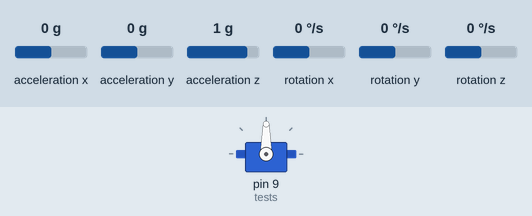
Recording of a sketch running on a simulated Arduino Uno, built with avr-gcc and run on an emulated ATmega328P. Parts: servo. Wiring (inferred from the names in the program): MPU-6050 motion sensor at I2C address 0x68. The inputs (shaded band) are chosen by the test bench; at power-on: acceleration y 0 g, acceleration x 0 g, acceleration z 1 g, rotation x 0 °/s, rotation y 0 °/s, rotation z 0 °/s. What the sketch prints to the serial monitor is not drawn.

Above: at 1.2 s.
1.3 s: acceleration y set to -1.4 g
At 2.2 s:
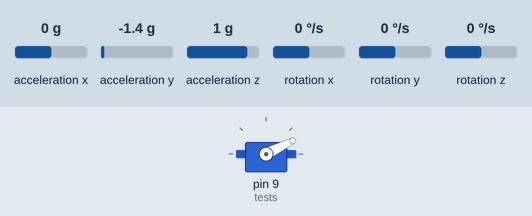
2.8 s: acceleration y set to -0.8 g
At 3.3 s:
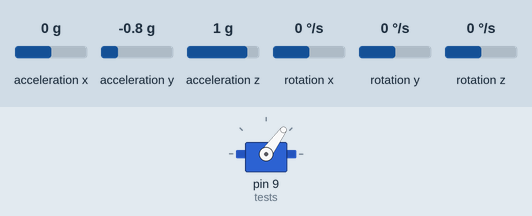
4.3 s: acceleration y set to 0.8 g
At 5.5 s:
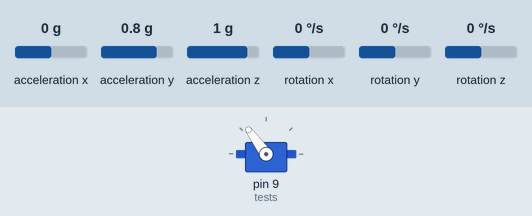
5.8 s: acceleration y set to 1.4 g
At 6.7 s:
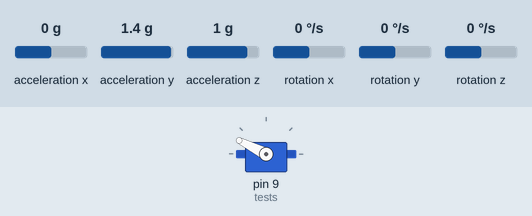
7.3 s: acceleration y set to 0 g
At 7.9 s:
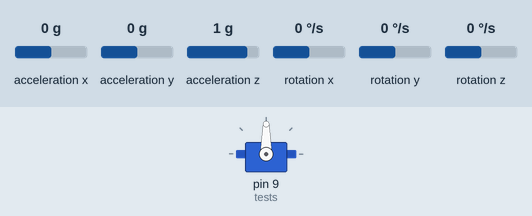
Timing chart, 0 to 9.8 s (numbered marks = the images above; inputs shaded):
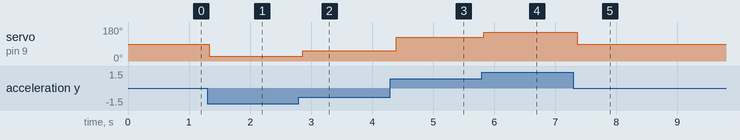

Measured:
- after the input at 1.3 s, servo on pin 9 (tests): 90° → 26° at once
- after the input at 2.8 s, servo on pin 9 (tests): 26° → 54° after 0.07 s
- after the input at 4.3 s, servo on pin 9 (tests): 54° → 126° after 0.10 s
- after the input at 5.8 s, servo on pin 9 (tests): 126° → 153° at once
- after the input at 7.3 s, servo on pin 9 (tests): 153° → 90° after 0.06 s

The sketch:

aceleo_gyro.ino
```cpp
#include <Servo.h>

#include <Wire.h>
Servo tests;        //initialize a servo object for the connected servo
const int MPU_ADDR = 0x68; // I2C address of the MPU-6050. If AD0 pin is set to HIGH, the I2C address will be 0x69.
int16_t accelerometer_x, accelerometer_y, accelerometer_z; // variables for accelerometer raw data
int16_t gyro_x, gyro_y, gyro_z; // variables for gyro raw data
int16_t temperature; // variables for temperature data
char tmp_str[7]; // temporary variable used in convert function
int16_t xs=0,ys=0,zs=0;
int16_t xgs=0,ygs=0,zgs=0;


char* convert_int16_to_str(int16_t i)
{ // converts int16 to string. Moreover, resulting strings will have the same length in the debug monitor.
sprintf(tmp_str, "%6d", i);
return tmp_str;
}
void setup() {
Serial.begin(115200);
Wire.begin();
Wire.beginTransmission(MPU_ADDR); // Begins a transmission to the I2C slave (GY-521 board)
Wire.write(0x6B); // PWR_MGMT_1 register
Wire.write(0); // set to zero (wakes up the MPU-6050)
Wire.endTransmission(true);
tests.attach(9);
}
void loop() {
Wire.beginTransmission(MPU_ADDR);
Wire.write(0x3B); // starting with register 0x3B (ACCEL_XOUT_H) [MPU-6000 and MPU-6050 Register Map and Descriptions Revision 4.2, p.40]
Wire.endTransmission(false); // the parameter indicates that the Arduino will send a restart. As a result, the connection is kept active.
Wire.requestFrom(MPU_ADDR, 7*2, true); // request a total of 7*2=14 registers
// "Wire.read()<<8 | Wire.read();" means two registers are read and stored in the same variable
accelerometer_x = Wire.read()<<8 | Wire.read(); // reading registers: 0x3B (ACCEL_XOUT_H) and 0x3C (ACCEL_XOUT_L)
accelerometer_y = Wire.read()<<8 | Wire.read(); // reading registers: 0x3D (ACCEL_YOUT_H) and 0x3E (ACCEL_YOUT_L)
accelerometer_z = Wire.read()<<8 | Wire.read(); // reading registers: 0x3F (ACCEL_ZOUT_H) and 0x40 (ACCEL_ZOUT_L)
temperature = Wire.read()<<8 | Wire.read(); // reading registers: 0x41 (TEMP_OUT_H) and 0x42 (TEMP_OUT_L)
gyro_x = Wire.read()<<8 | Wire.read(); // reading registers: 0x43 (GYRO_XOUT_H) and 0x44 (GYRO_XOUT_L)
gyro_y = Wire.read()<<8 | Wire.read(); // reading registers: 0x45 (GYRO_YOUT_H) and 0x46 (GYRO_YOUT_L)
gyro_z = Wire.read()<<8 | Wire.read(); // reading registers: 0x47 (GYRO_ZOUT_H) and 0x48 (GYRO_ZOUT_L)
// print out data
/*Serial.print("aX = "); Serial.print(convert_int16_to_str(accelerometer_x));
Serial.print(" | aY = "); Serial.print(convert_int16_to_str(accelerometer_y));
Serial.print(" | aZ = "); Serial.print(convert_int16_to_str(accelerometer_z));
// the following equation was taken from the documentation [MPU-6000/MPU-6050 Register Map and Description, p.30]
//Serial.print(" | tmp = "); Serial.print(temperature/340.00+36.53);
Serial.print(" | gX = "); Serial.print(convert_int16_to_str(gyro_x));
Serial.print(" | gY = "); Serial.print(convert_int16_to_str(gyro_y));
Serial.print(" | gZ = "); Serial.print(convert_int16_to_str(gyro_z));
Serial.println();*/
// delay
//accelerometer mapping values
xs=map(accelerometer_x,-32768,32767,0,80);
ys=map(accelerometer_y,-32768,32767,0,180);
zs=map(accelerometer_y,-32768,32767,0,180);
//delay(1000);
//gyroscope mapping values
xgs=map(gyro_x,-1700,1700,0,180);
ygs=map(gyro_y,-32768,32767,0,180);
zgs=map(gyro_z,-32768,32767,0,180);
tests.write(ys);                 //command to rotate the servo to the specified angle

Serial.println(xs);
delay(100);
}
```
